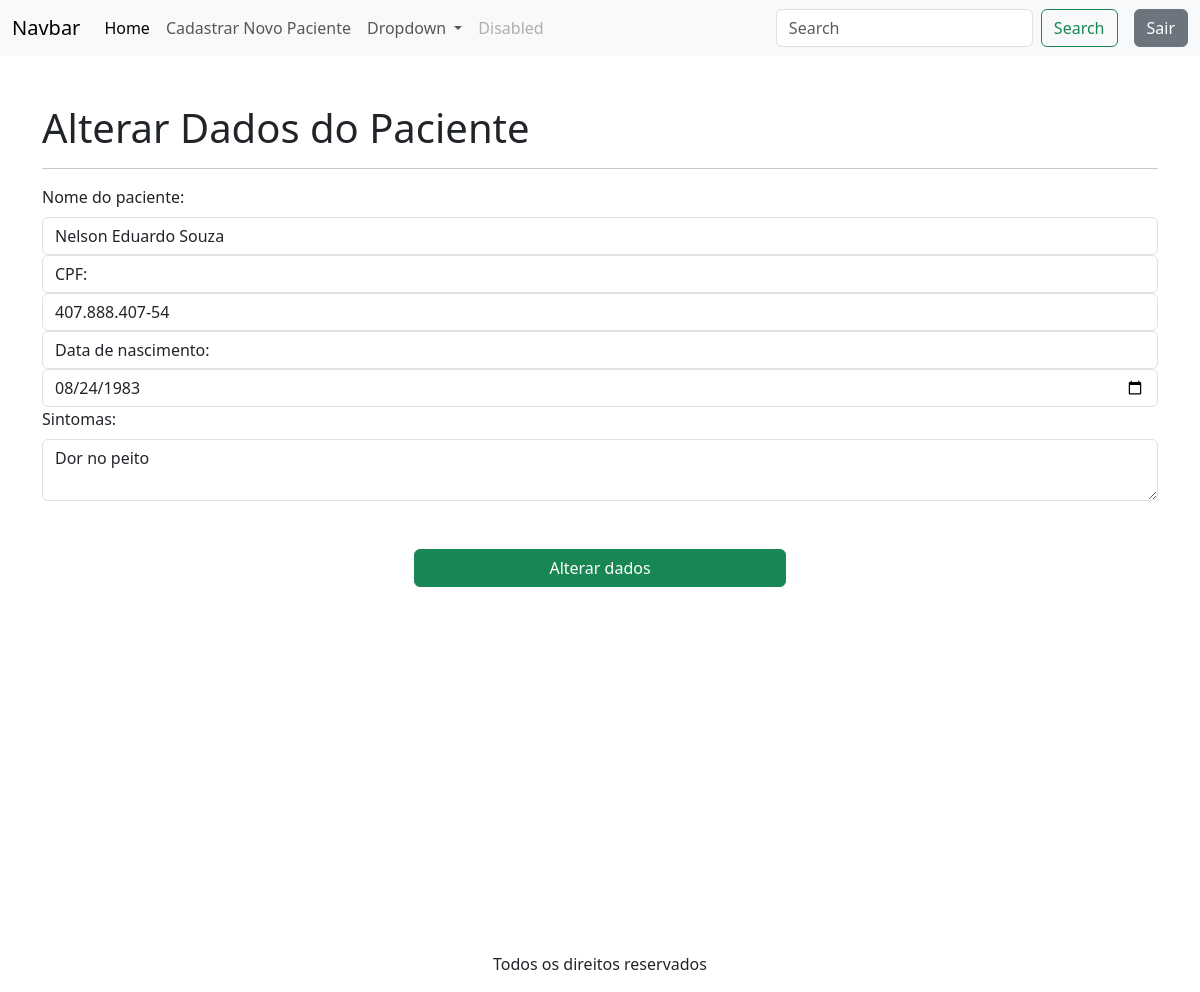
Screenshot of /alterarDados/3/ (signed in) with the database file from the repository.
### apps/triagem/models.py (models this page shows, shortened)
class Paciente(models.Model):
    codigo_paciente = models.AutoField(primary_key=True)
    nome = models.CharField(null=False, blank=False)
    cpf = models.CharField(max_length=14, unique=True, null=False, blank=False)
    data_nascimento = models.DateField(null=False, blank=False)
    sintomas = models.TextField(max_length=200, null=False, blank=False)

### apps/triagem/views.py (the view, shortened to what this page needs)
# urls.py: path('alterarDados/<int:codigo_paciente>/', views.alterar_dados, name='alterar_dados'),
@login_required
def alterar_dados(request, codigo_paciente):
    paciente = Paciente.objects.get(codigo_paciente=codigo_paciente)
    return render(request, 'alterar_dados.html', {'paciente':paciente})

### apps/triagem/templates/alterar_dados.html (shortened to what this page needs)
{% extends 'base-triagem.html' %}
{% block content %}
    <div class="container vh-100">
        <h1 class="mt-5">
            Alterar Dados do Paciente
        </h1>
        <hr>
        <form action="{% url 'alterar_dados' paciente.codigo_paciente %}" method="POST">
            <div class="col-12">
                <label for="username" class="form-label">
                    Nome do paciente:
                </label>
                <input type="text" class="form-control" name="nome" value="{{ paciente.nome }}" required>
            </div>
            <div class="col-12">
                <label for="cpf" class="form-control" name="cpf">
                    CPF:
                </label>
                <input type="text" class="form-control" name="cpf" value="{{ paciente.cpf }}" required>
            </div>
              <div class="col-12">
                <label for="data_nascimento" class="form-control" name="data_nascimento">
                    Data de nascimento:
                </label>
                <input type="date" class="form-control" name="data_nascimento" value="{{ paciente.data_nascimento|date:'Y-m-d' }}" required>
            </div>
            <div class="col-12">
                <label for="sintomas" class="form-label">
                    Sintomas:
                </label>
                <textarea name="text" class="form-control" name="sintomas" required>{{ paciente.sintomas }}</textarea>
            </div>
            <div class="d-flex justify-content-center mt-5">
                <button type="submit" class="btn btn-success col-4">
                    Alterar dados
                </button>
            </div>
        </form>
    </div>
{% endblock %}

### rows the page displays
Paciente: nome "Nelson Eduardo Souza", cpf "407.888.407-54", data_nascimento "08/24/1983", text "Dor no peito"
